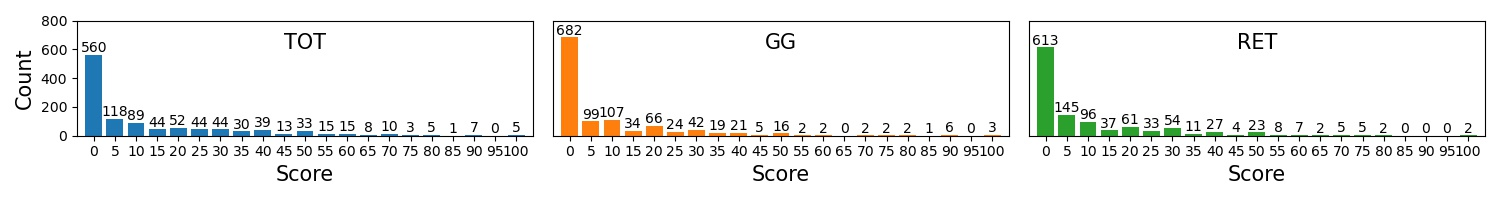

Write the Python code that produced this figure.
import numpy as np
import pandas as pd
import matplotlib.pyplot as plt
import pandas as pd

data = pd.read_csv("score_labels_5_mul_by_237_distribution.csv")

colors = ['#1f77b4', '#ff7f0e', '#2ca02c', '#d62728', '#9467bd', '#8c564b', '#e377c2', '#7f7f7f', '#bcbd22', '#17becf']
bins = np.arange(0, 105, 5)
fig = plt.figure(figsize=(15, 2))
plt.subplots_adjust(left=0, bottom=None, right=1, top=None, wspace=0, hspace=0)

for plot_id, column in enumerate(data.columns[1:]):
    ax = fig.add_subplot(1, 3, plot_id + 1)
    x_ = data['Label'].to_numpy().reshape(-1, )
    label = data[column].to_numpy().reshape(-1, )
    scatter_kwds = {'facecolor': colors[plot_id], 'width':4}
    ax.bar(x_, label, **scatter_kwds)
    for i, v in zip(x_, label):
        ax.text(i, v+20, str(v), ha='center', color='black')

    ax.set_xlabel("Score", fontsize=15)
    ax.set_xticks([i * 5 for i in range(21)])

    ax.set_xticklabels([i * 5 for i in range(21)])
    ax.set_ylim(0, 800)
    ax.set_xlim(-4, 104)

    ax.text(50, 600, column, ha='center', fontsize=15,color='black')
    # ax.set_title(column, fontsize=15, pad=100)
    if plot_id == 0:
        ax.set_ylabel("Count", fontsize=15)
    #     for i in range(21):
    #         plt.text(arr[1][i],arr[0][i],str(arr[0][i]))
    else:
        ax.axes.yaxis.set_visible(False)
fig.tight_layout()
#         ax.set_axis_off()

plt.savefig('test.jpg')